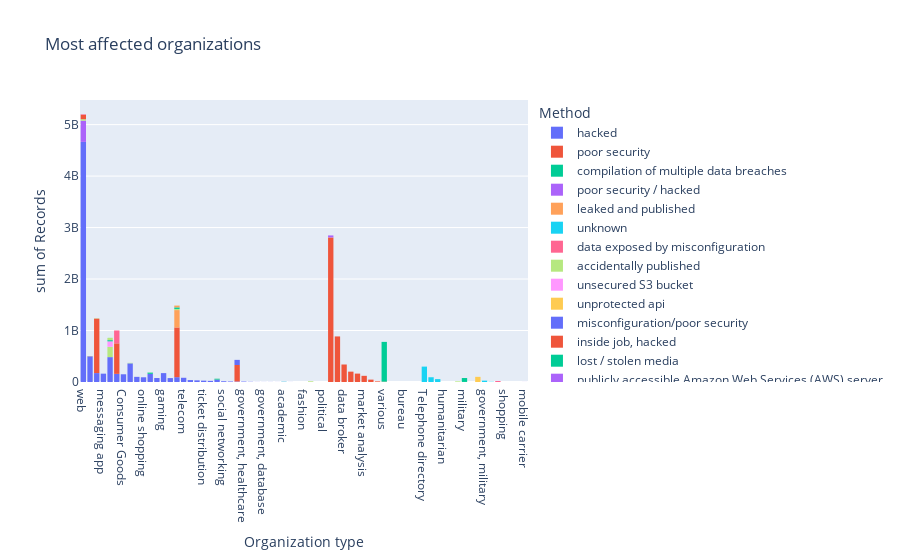

Notebook cell for this chart:
### Code cell
px.histogram(dataset, x="Organization type", y="Records", color="Method", title="Most affected organizations")

### Figure 1 — Plotly figure (JSON) as saved in the notebook; plotly's stock layout.template omitted (floating-point values rounded to 4 significant figures; data arrays with more than 128 entries replaced by an {"elided": "..."} marker saying what was removed)
{"data": [{"alignmentgroup": "True", "bingroup": "x", "histfunc": "sum", "hovertemplate": "Method=hacked<br>Organization type=%{x}<br>sum of Records=%{y}<extra></extra>", "legendgroup": "hacked", "marker": {"color": "#636efa", "pattern": {"shape": ""}}, "name": "hacked", "offsetgroup": "hacked", "orientation": "v", "showlegend": true, "type": "histogram", "x": {"elided": "176 str values"}, "xaxis": "x", "y": {"elided": "176 int values"}, "yaxis": "y"}, {"alignmentgroup": "True", "bingroup": "x", "histfunc": "sum", "hovertemplate": "Method=poor security<br>Organization type=%{x}<br>sum of Records=%{y}<extra></extra>", "legendgroup": "poor security", "marker": {"color": "#EF553B", "pattern": {"shape": ""}}, "name": "poor security", "offsetgroup": "poor security", "orientation": "v", "showlegend": true, "type": "histogram", "x": ["online marketing", "financial service company", "government", "online marketing", "social network", "data broker", "telecommunications", "tech", "social network", "tech", "personal and demographic data about residents and their properties of US", "social network", "financial, credit reporting", "market analysis", "tech", "government", "social network", "government", "government", "social media", "Clinical Laboratory", "tech", "various", "social media", "telecoms", "energy", "government", "healthcare", "health", "social network", "tech", "healthcare", "phone accessories", "healthcare", "web", "retail", "bureau", "government", "healthcare", "financial", "financial", "healthcare", "banking", "web", "transport", "tech", "government", "consulting, accounting"], "xaxis": "x", "y": [2000000000, 885000000, 810000000, 809000000, 540000000, 340000000, 320000000, 275000000, 267000000, 202000000, 201000000, 200000000, 163119000, 120000000, 108000000, 60000000, 50000000, 50000000, 45000000, 42000000, 11900000, 7500000, 6400000, 4000000, 1900000, 1300000, 1279437, 808000, 500000, 500000, 500000, 391250, 377428, 315000, 300000, 283000, 256000, 210000, 175350, 150000, 125000, 91000, 90000, 76000, 52000, 50000, 30000, 350], "yaxis": "y"}, {"alignmentgroup": "True", "bingroup": "x", "histfunc": "sum", "hovertemplate": "Method=compilation of multiple data breaches<br>Organization type=%{x}<br>sum of Records=%{y}<extra></extra>", "legendgroup": "compilation of multiple data breaches", "marker": {"color": "#00cc96", "pattern": {"shape": ""}}, "name": "compilation of multiple data breaches", "offsetgroup": "compilation of multiple data breaches", "orientation": "v", "showlegend": true, "type": "histogram", "x": ["various"], "xaxis": "x", "y": [773000000], "yaxis": "y"}, {"alignmentgroup": "True", "bingroup": "x", "histfunc": "sum", "hovertemplate": "Method=poor security / hacked<br>Organization type=%{x}<br>sum of Records=%{y}<extra></extra>", "legendgroup": "poor security / hacked", "marker": {"color": "#ab63fa", "pattern": {"shape": ""}}, "name": "poor security / hacked", "offsetgroup": "poor security / hacked", "orientation": "v", "showlegend": true, "type": "histogram", "x": ["web"], "xaxis": "x", "y": [412214295], "yaxis": "y"}, {"alignmentgroup": "True", "bingroup": "x", "histfunc": "sum", "hovertemplate": "Method=leaked and published<br>Organization type=%{x}<br>sum of Records=%{y}<extra></extra>", "legendgroup": "leaked and published", "marker": {"color": "#FFA15A", "pattern": {"shape": ""}}, "name": "leaked and published", "offsetgroup": "leaked and published", "orientation": "v", "showlegend": true, "type": "histogram", "x": ["government"], "xaxis": "x", "y": [337225463], "yaxis": "y"}, {"alignmentgroup": "True", "bingroup": "x", "histfunc": "sum", "hovertemplate": "Method=unknown<br>Organization type=%{x}<br>sum of Records=%{y}<extra></extra>", "legendgroup": "unknown", "marker": {"color": "#19d3f3", "pattern": {"shape": ""}}, "name": "unknown", "offsetgroup": "unknown", "orientation": "v", "showlegend": true, "type": "histogram", "x": ["Telephone directory", "genealogy", "background check", "humanitarian", "publisher (magazine)"], "xaxis": "x", "y": [299055000, 92283889, 56000000, 515000, 380000], "yaxis": "y"}, {"alignmentgroup": "True", "bingroup": "x", "histfunc": "sum", "hovertemplate": "Method=data exposed by misconfiguration<br>Organization type=%{x}<br>sum of Records=%{y}<extra></extra>", "legendgroup": "data exposed by misconfiguration", "marker": {"color": "#FF6692", "pattern": {"shape": ""}}, "name": "data exposed by misconfiguration", "offsetgroup": "data exposed by misconfiguration", "orientation": "v", "showlegend": true, "type": "histogram", "x": ["tech"], "xaxis": "x", "y": [250000000], "yaxis": "y"}, {"alignmentgroup": "True", "bingroup": "x", "histfunc": "sum", "hovertemplate": "Method=accidentally published<br>Organization type=%{x}<br>sum of Records=%{y}<extra></extra>", "legendgroup": "accidentally published", "marker": {"color": "#B6E880", "pattern": {"shape": ""}}, "name": "accidentally published", "offsetgroup": "accidentally published", "orientation": "v", "showlegend": true, "type": "histogram", "x": ["financial", "web", "tech, retail", "web", "government", "social network", "government", "government", "government", "government", "military", "web", "telecoms", "web, military", "government", "retail", "military", "academic"], "xaxis": "x", "y": [200000000, 20000000, 12367232, 8000000, 6500000, 6000000, 6000000, 3950000, 3500000, 1600000, 935000, 420000, 170000, 163792, 123461, 95000, 50000, 43000], "yaxis": "y"}, {"alignmentgroup": "True", "bingroup": "x", "histfunc": "sum", "hovertemplate": "Method=unsecured S3 bucket<br>Organization type=%{x}<br>sum of Records=%{y}<extra></extra>", "legendgroup": "unsecured S3 bucket", "marker": {"color": "#FF97FF", "pattern": {"shape": ""}}, "name": "unsecured S3 bucket", "offsetgroup": "unsecured S3 bucket", "orientation": "v", "showlegend": true, "type": "histogram", "x": ["financial"], "xaxis": "x", "y": [106000000], "yaxis": "y"}, {"alignmentgroup": "True", "bingroup": "x", "histfunc": "sum", "hovertemplate": "Method=unprotected api<br>Organization type=%{x}<br>sum of Records=%{y}<extra></extra>", "legendgroup": "unprotected api", "marker": {"color": "#FECB52", "pattern": {"shape": ""}}, "name": "unprotected api", "offsetgroup": "unprotected api", "orientation": "v", "showlegend": true, "type": "histogram", "x": ["local search"], "xaxis": "x", "y": [100000000], "yaxis": "y"}, {"alignmentgroup": "True", "bingroup": "x", "histfunc": "sum", "hovertemplate": "Method=misconfiguration/poor security<br>Organization type=%{x}<br>sum of Records=%{y}<extra></extra>", "legendgroup": "misconfiguration/poor security", "marker": {"color": "#636efa", "pattern": {"shape": ""}}, "name": "misconfiguration/poor security", "offsetgroup": "misconfiguration/poor security", "orientation": "v", "showlegend": true, "type": "histogram", "x": ["telecommunications"], "xaxis": "x", "y": [100000000], "yaxis": "y"}, {"alignmentgroup": "True", "bingroup": "x", "histfunc": "sum", "hovertemplate": "Method=inside job, hacked<br>Organization type=%{x}<br>sum of Records=%{y}<extra></extra>", "legendgroup": "inside job, hacked", "marker": {"color": "#EF553B", "pattern": {"shape": ""}}, "name": "inside job, hacked", "offsetgroup": "inside job, hacked", "orientation": "v", "showlegend": true, "type": "histogram", "x": ["web"], "xaxis": "x", "y": [92000000], "yaxis": "y"}, {"alignmentgroup": "True", "bingroup": "x", "histfunc": "sum", "hovertemplate": "Method=lost / stolen media<br>Organization type=%{x}<br>sum of Records=%{y}<extra></extra>", "legendgroup": "lost / stolen media", "marker": {"color": "#00cc96", "pattern": {"shape": ""}}, "name": "lost / stolen media", "offsetgroup": "lost / stolen media", "orientation": "v", "showlegend": true, "type": "histogram", "x": ["military", "government", "telecoms", "financial", "healthcare", "healthcare", "financial", "financial", "government", "financial", "academic", "healthcare", "healthcare", "government", "financial", "healthcare", "healthcare", "healthcare", "government", "healthcare", "healthcare", "healthcare", "tech, retail", "financial", "healthcare", "healthcare", "healthcare", "healthcare", "government", "military", "government", "financial"], "xaxis": "x", "y": [76000000, 25000000, 17000000, 12500000, 8300000, 4000000, 3900000, 3300000, 3000000, 2600000, 2200000, 1900000, 1700000, 1700000, 1200000, 1055489, 1023209, 800000, 800000, 500000, 398000, 344579, 200000, 200000, 180111, 160000, 130495, 102153, 84000, 72000, 50500, 34000], "yaxis": "y"}, {"alignmentgroup": "True", "bingroup": "x", "histfunc": "sum", "hovertemplate": "Method=publicly accessible Amazon Web Services (AWS) server<br>Organization type=%{x}<br>sum of Records=%{y}<extra></extra>", "legendgroup": "publicly accessible Amazon Web Services (AWS) server", "marker": {"color": "#ab63fa", "pattern": {"shape": ""}}, "name": "publicly accessible Amazon Web Services (AWS) server", "offsetgroup": "publicly accessible Amazon Web Services (AWS) server", "orientation": "v", "showlegend": true, "type": "histogram", "x": ["online marketing"], "xaxis": "x", "y": [38000000], "yaxis": "y"}, {"alignmentgroup": "True", "bingroup": "x", "histfunc": "sum", "hovertemplate": "Method=hacked and published<br>Organization type=%{x}<br>sum of Records=%{y}<extra></extra>", "legendgroup": "hacked and published", "marker": {"color": "#FFA15A", "pattern": {"shape": ""}}, "name": "hacked and published", "offsetgroup": "hacked and published", "orientation": "v", "showlegend": true, "type": "histogram", "x": ["government"], "xaxis": "x", "y": [34900867], "yaxis": "y"}, {"alignmentgroup": "True", "bingroup": "x", "histfunc": "sum", "hovertemplate": "Method=lost / stolen computer<br>Organization type=%{x}<br>sum of Records=%{y}<extra></extra>", "legendgroup": "lost / stolen computer", "marker": {"color": "#19d3f3", "pattern": {"shape": ""}}, "name": "lost / stolen computer", "offsetgroup": "lost / stolen computer", "orientation": "v", "showlegend": true, "type": "histogram", "x": ["government, military", "military, healthcare", "healthcare", "academic", "healthcare", "retail", "healthcare", "healthcare", "military", "telecoms", "healthcare", "government", "healthcare", "retail", "academic"], "xaxis": "x", "y": [26500000, 4901432, 4243434, 2100000, 1220000, 800000, 514330, 400000, 131000, 113000, 105470, 100000, 100000, 97000, 72000], "yaxis": "y"}, {"alignmentgroup": "True", "bingroup": "x", "histfunc": "sum", "hovertemplate": "Method=improper setting, hacked<br>Organization type=%{x}<br>sum of Records=%{y}<extra></extra>", "legendgroup": "improper setting, hacked", "marker": {"color": "#FF6692", "pattern": {"shape": ""}}, "name": "improper setting, hacked", "offsetgroup": "improper setting, hacked", "orientation": "v", "showlegend": true, "type": "histogram", "x": ["QR code payment", "web"], "xaxis": "x", "y": [20076016, 1381735], "yaxis": "y"}, {"alignmentgroup": "True", "bingroup": "x", "histfunc": "sum", "hovertemplate": "Method=inside job<br>Organization type=%{x}<br>sum of Records=%{y}<extra></extra>", "legendgroup": "inside job", "marker": {"color": "#B6E880", "pattern": {"shape": ""}}, "name": "inside job", "offsetgroup": "inside job", "orientation": "v", "showlegend": true, "type": "histogram", "x": ["financial", "energy", "financial", "retail", "financial", "healthcare", "financial", "financial", "telecoms", "energy", "financial", "government", "shopping", "government", "military", "government", "government", "transport", "healthcare", "malware tools"], "xaxis": "x", "y": [20000000, 11100000, 9700000, 8637405, 8500000, 6400000, 2600000, 2500000, 2000000, 1800000, 1000000, 680000, 510000, 392000, 260000, 251000, 89000, 75000, 6700, 91], "yaxis": "y"}, {"alignmentgroup": "True", "bingroup": "x", "histfunc": "sum", "hovertemplate": "Method=social engineering<br>Organization type=%{x}<br>sum of Records=%{y}<extra></extra>", "legendgroup": "social engineering", "marker": {"color": "#FF97FF", "pattern": {"shape": ""}}, "name": "social engineering", "offsetgroup": "social engineering", "orientation": "v", "showlegend": true, "type": "histogram", "x": ["web"], "xaxis": "x", "y": [6054459], "yaxis": "y"}, {"alignmentgroup": "True", "bingroup": "x", "histfunc": "sum", "hovertemplate": "Method=poor security/inside job<br>Organization type=%{x}<br>sum of Records=%{y}<extra></extra>", "legendgroup": "poor security/inside job", "marker": {"color": "#FECB52", "pattern": {"shape": ""}}, "name": "poor security/inside job", "offsetgroup": "poor security/inside job", "orientation": "v", "showlegend": true, "type": "histogram", "x": ["hotel", "healthcare"], "xaxis": "x", "y": [5200000, 14200], "yaxis": "y"}, {"alignmentgroup": "True", "bingroup": "x", "histfunc": "sum", "hovertemplate": "Method=ransomware hacked<br>Organization type=%{x}<br>sum of Records=%{y}<extra></extra>", "legendgroup": "ransomware hacked", "marker": {"color": "#636efa", "pattern": {"shape": ""}}, "name": "ransomware hacked", "offsetgroup": "ransomware hacked", "orientation": "v", "showlegend": true, "type": "histogram", "x": ["online shopping", "computer services for charities"], "xaxis": "x", "y": [1648922, 1000], "yaxis": "y"}, {"alignmentgroup": "True", "bingroup": "x", "histfunc": "sum", "hovertemplate": "Method=accidentally uploaded<br>Organization type=%{x}<br>sum of Records=%{y}<extra></extra>", "legendgroup": "accidentally uploaded", "marker": {"color": "#EF553B", "pattern": {"shape": ""}}, "name": "accidentally uploaded", "offsetgroup": "accidentally uploaded", "orientation": "v", "showlegend": true, "type": "histogram", "x": ["social network"], "xaxis": "x", "y": [1500000], "yaxis": "y"}, {"alignmentgroup": "True", "bingroup": "x", "histfunc": "sum", "hovertemplate": "Method=intentionally lost<br>Organization type=%{x}<br>sum of Records=%{y}<extra></extra>", "legendgroup": "intentionally lost", "marker": {"color": "#00cc96", "pattern": {"shape": ""}}, "name": "intentionally lost", "offsetgroup": "intentionally lost", "orientation": "v", "showlegend": true, "type": "histogram", "x": ["financial"], "xaxis": "x", "y": [960000], "yaxis": "y"}, {"alignmentgroup": "True", "bingroup": "x", "histfunc": "sum", "hovertemplate": "Method=accidentally exposed<br>Organization type=%{x}<br>sum of Records=%{y}<extra></extra>", "legendgroup": "accidentally exposed", "marker": {"color": "#ab63fa", "pattern": {"shape": ""}}, "name": "accidentally exposed", "offsetgroup": "accidentally exposed", "orientation": "v", "showlegend": true, "type": "histogram", "x": ["mobile carrier"], "xaxis": "x", "y": [900000], "yaxis": "y"}, {"alignmentgroup": "True", "bingroup": "x", "histfunc": "sum", "hovertemplate": "Method=rogue contractor<br>Organization type=%{x}<br>sum of Records=%{y}<extra></extra>", "legendgroup": "rogue contractor", "marker": {"color": "#FFA15A", "pattern": {"shape": ""}}, "name": "rogue contractor", "offsetgroup": "rogue contractor", "orientation": "v", "showlegend": true, "type": "histogram", "x": ["financial"], "xaxis": "x", "y": [30000], "yaxis": "y"}], "layout": {"barmode": "relative", "legend": {"title": {"text": "Method"}, "tracegroupgap": 0}, "title": {"text": "Most affected organizations"}, "xaxis": {"anchor": "y", "domain": [0, 1], "title": {"text": "Organization type"}}, "yaxis": {"anchor": "x", "domain": [0, 1], "title": {"text": "sum of Records"}}}}
